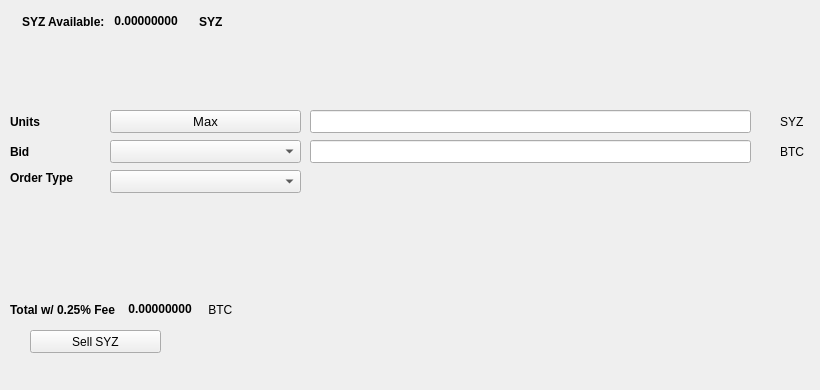
   <widget class="QWidget" name="SellTab">
    <attribute name="title">
     <string>Sell</string>
    </attribute>
    <widget class="QLabel" name="label_16">
     <property name="geometry">
      <rect>
       <x>780</x>
       <y>140</y>
       <width>31</width>
       <height>23</height>
      </rect>
     </property>
     <property name="text">
      <string>BTC</string>
     </property>
    </widget>
    <widget class="QComboBox" name="SellBidcomboBox">
     <property name="geometry">
      <rect>
       <x>110</x>
       <y>140</y>
       <width>191</width>
       <height>23</height>
      </rect>
     </property>
     <property name="font">
      <font>
       <pointsize>10</pointsize>
      </font>
     </property>
    </widget>
    <widget class="QLabel" name="label_18">
     <property name="geometry">
      <rect>
       <x>10</x>
       <y>110</y>
       <width>46</width>
       <height>23</height>
      </rect>
     </property>
     <property name="font">
      <font>
       <weight>75</weight>
       <bold>true</bold>
      </font>
     </property>
     <property name="text">
      <string>Units</string>
     </property>
    </widget>
    <widget class="QPushButton" name="Sell_Max_Amount">
     <property name="geometry">
      <rect>
       <x>110</x>
       <y>110</y>
       <width>191</width>
       <height>23</height>
      </rect>
     </property>
     <property name="font">
      <font>
       <pointsize>10</pointsize>
      </font>
     </property>
     <property name="text">
      <string>Max</string>
     </property>
    </widget>
    <widget class="QLabel" name="label_20">
     <property name="geometry">
      <rect>
       <x>10</x>
       <y>170</y>
       <width>91</width>
       <height>16</height>
      </rect>
     </property>
     <property name="font">
      <font>
       <weight>75</weight>
       <bold>true</bold>
      </font>
     </property>
     <property name="text">
      <string>Order Type</string>
     </property>
    </widget>
    <widget class="QComboBox" name="SellOrdertypeCombo">
     <property name="geometry">
      <rect>
       <x>110</x>
       <y>170</y>
       <width>191</width>
       <height>23</height>
      </rect>
     </property>
     <property name="font">
      <font>
       <pointsize>10</pointsize>
      </font>
     </property>
    </widget>
    <widget class="QLabel" name="label_21">
     <property name="geometry">
      <rect>
       <x>10</x>
       <y>140</y>
       <width>46</width>
       <height>23</height>
      </rect>
     </property>
     <property name="font">
      <font>
       <weight>75</weight>
       <bold>true</bold>
      </font>
     </property>
     <property name="text">
      <string>Bid</string>
     </property>
    </widget>
    <widget class="QLabel" name="label_22">
     <property name="geometry">
      <rect>
       <x>780</x>
       <y>110</y>
       <width>31</width>
       <height>23</height>
      </rect>
     </property>
     <property name="text">
      <string>SYZ</string>
     </property>
    </widget>
    <widget class="QLineEdit" name="UnitsInputSYZ">
     <property name="geometry">
      <rect>
       <x>310</x>
       <y>110</y>
       <width>441</width>
       <height>23</height>
      </rect>
     </property>
     <property name="font">
      <font>
       <pointsize>9</pointsize>
       <weight>75</weight>
       <bold>true</bold>
      </font>
     </property>
    </widget>
    <widget class="QLineEdit" name="SellBidPriceEdit">
     <property name="geometry">
      <rect>
       <x>310</x>
       <y>140</y>
       <width>441</width>
       <height>23</height>
      </rect>
     </property>
     <property name="font">
      <font>
       <pointsize>9</pointsize>
       <weight>75</weight>
       <bold>true</bold>
      </font>
     </property>
    </widget>
    <widget class="QPushButton" name="SellSYZBTN">
     <property name="geometry">
      <rect>
       <x>30</x>
       <y>330</y>
       <width>131</width>
       <height>23</height>
      </rect>
     </property>
     <property name="text">
      <string>Sell SYZ</string>
     </property>
     <property name="icon">
      <iconset resource="../soyuz3">
       <normaloff>:/icons/bitcoin</normaloff>:/icons/bitcoin</iconset>
     </property>
    </widget>
    <widget class="QWidget" name="layoutWidget3">
     <property name="geometry">
      <rect>
       <x>22</x>
       <y>12</y>
       <width>258</width>
       <height>19</height>
      </rect>
     </property>
     <layout class="QHBoxLayout" name="horizontalLayout">
      <item>
       <widget class="QLabel" name="label232_2">
        <property name="font">
         <font>
          <weight>75</weight>
          <bold>true</bold>
         </font>
        </property>
        <property name="text">
         <string>SYZ Available:</string>
        </property>
       </widget>
      </item>
      <item>
       <widget class="QLabel" name="SYZAvailableLabel">
        <property name="palette">
         <palette>
          <active>
           <colorrole role="WindowText">
            <brush brushstyle="SolidPattern">
             <color alpha="255">
              <red>0</red>
              <green>0</green>
              <blue>0</blue>
             </color>
            </brush>
           </colorrole>
           <colorrole role="Button">
            <brush brushstyle="SolidPattern">
             <color alpha="255">
              <red>0</red>
              <green>170</green>
              <blue>0</blue>
             </color>
            </brush>
           </colorrole>
           <colorrole role="Light">
            <brush brushstyle="SolidPattern">
             <color alpha="255">
              <red>0</red>
              <green>255</green>
              <blue>0</blue>
             </color>
            </brush>
           </colorrole>
           <colorrole role="Midlight">
            <brush brushstyle="SolidPattern">
             <color alpha="255">
              <red>0</red>
              <green>212</green>
              <blue>0</blue>
             </color>
            </brush>
           </colorrole>
           <colorrole role="Dark">
            <brush brushstyle="SolidPattern">
             <color alpha="255">
              <red>0</red>
              <green>85</green>
              <blue>0</blue>
             </color>
            </brush>
           </colorrole>
           <colorrole role="Mid">
            <brush brushstyle="SolidPattern">
             <color alpha="255">
              <red>0</red>
              <green>113</green>
              <blue>0</blue>
             </color>
            </brush>
           </colorrole>
           <colorrole role="Text">
            <brush brushstyle="SolidPattern">
             <color alpha="255">
              <red>0</red>
              <green>170</green>
              <blue>0</blue>
             </color>
            </brush>
           </colorrole>
           <colorrole role="BrightText">
            <brush brushstyle="SolidPattern">
             <color alpha="255">
              <red>255</red>
              <green>255</green>
              <blue>255</blue>
             </color>
            </brush>
           </colorrole>
           <colorrole role="ButtonText">
            <brush brushstyle="SolidPattern">
             <color alpha="255">
              <red>0</red>
              <green>0</green>
              <blue>0</blue>
             </color>
            </brush>
           </colorrole>
           <colorrole role="Base">
            <brush brushstyle="SolidPattern">
             <color alpha="255">
              <red>255</red>
              <green>255</green>
              <blue>255</blue>
             </color>
            </brush>
           </colorrole>
           <colorrole role="Window">
            <brush brushstyle="SolidPattern">
             <color alpha="255">
              <red>0</red>
              <green>170</green>
              <blue>0</blue>
             </color>
            </brush>
           </colorrole>
           <colorrole role="Shadow">
            <brush brushstyle="SolidPattern">
             <color alpha="255">
              <red>0</red>
              <green>0</green>
              <blue>0</blue>
             </color>
            </brush>
           </colorrole>
           <colorrole role="AlternateBase">
            <brush brushstyle="SolidPattern">
             <color alpha="255">
              <red>127</red>
              <green>212</green>
              <blue>127</blue>
             </color>
            </brush>
           </colorrole>
           <colorrole role="ToolTipBase">
            <brush brushstyle="SolidPattern">
             <color alpha="255">
              <red>255</red>
              <green>255</green>
              <blue>220</blue>
             </color>
            </brush>
           </colorrole>
           <colorrole role="ToolTipText">
            <brush brushstyle="SolidPattern">
             <color alpha="255">
              <red>0</red>
              <green>0</green>
              <blue>0</blue>
             </color>
            </brush>
           </colorrole>
          </active>
          <inactive>
           <colorrole role="WindowText">
            <brush brushstyle="SolidPattern">
             <color alpha="255">
              <red>0</red>
              <green>0</green>
              <blue>0</blue>
             </color>
            </brush>
           </colorrole>
           <colorrole role="Button">
            <brush brushstyle="SolidPattern">
             <color alpha="255">
              <red>0</red>
              <green>170</green>
              <blue>0</blue>
             </color>
            </brush>
           </colorrole>
           <colorrole role="Light">
            <brush brushstyle="SolidPattern">
             <color alpha="255">
              <red>0</red>
              <green>255</green>
              <blue>0</blue>
             </color>
            </brush>
           </colorrole>
           <colorrole role="Midlight">
            <brush brushstyle="SolidPattern">
             <color alpha="255">
              <red>0</red>
              <green>212</green>
              <blue>0</blue>
             </color>
            </brush>
           </colorrole>
           <colorrole role="Dark">
            <brush brushstyle="SolidPattern">
             <color alpha="255">
              <red>0</red>
              <green>85</green>
              <blue>0</blue>
             </color>
            </brush>
           </colorrole>
           <colorrole role="Mid">
            <brush brushstyle="SolidPattern">
             <color alpha="255">
              <red>0</red>
              <green>113</green>
              <blue>0</blue>
             </color>
            </brush>
           </colorrole>
           <colorrole role="Text">
            <brush brushstyle="SolidPattern">
             <color alpha="255">
              <red>0</red>
              <green>170</green>
              <blue>0</blue>
             </color>
            </brush>
           </colorrole>
           <colorrole role="BrightText">
            <brush brushstyle="SolidPattern">
             <color alpha="255">
              <red>255</red>
              <green>255</green>
              <blue>255</blue>
             </color>
            </brush>
           </colorrole>
           <colorrole role="ButtonText">
            <brush brushstyle="SolidPattern">
             <color alpha="255">
              <red>0</red>
              <green>0</green>
              <blue>0</blue>
             </color>
            </brush>
           </colorrole>
           <colorrole role="Base">
            <brush brushstyle="SolidPattern">
             <color alpha="255">
              <red>255</red>
              <green>255</green>
              <blue>255</blue>
             </color>
            </brush>
           </colorrole>
           <colorrole role="Window">
            <brush brushstyle="SolidPattern">
             <color alpha="255">
              <red>0</red>
              <green>170</green>
              <blue>0</blue>
             </color>
            </brush>
           </colorrole>
           <colorrole role="Shadow">
            <brush brushstyle="SolidPattern">
             <color alpha="255">
              <red>0</red>
              <green>0</green>
              <blue>0</blue>
             </color>
            </brush>
           </colorrole>
           <colorrole role="AlternateBase">
            <brush brushstyle="SolidPattern">
             <color alpha="255">
              <red>127</red>
              <green>212</green>
              <blue>127</blue>
             </color>
            </brush>
           </colorrole>
           <colorrole role="ToolTipBase">
            <brush brushstyle="SolidPattern">
             <color alpha="255">
              <red>255</red>
              <green>255</green>
              <blue>220</blue>
             </color>
            </brush>
           </colorrole>
           <colorrole role="ToolTipText">
            <brush brushstyle="SolidPattern">
             <color alpha="255">
              <red>0</red>
              <green>0</green>
              <blue>0</blue>
             </color>
            </brush>
           </colorrole>
          </inactive>
          <disabled>
           <colorrole role="WindowText">
            <brush brushstyle="SolidPattern">
             <color alpha="255">
              <red>0</red>
              <green>85</green>
              <blue>0</blue>
             </color>
            </brush>
           </colorrole>
           <colorrole role="Button">
            <brush brushstyle="SolidPattern">
             <color alpha="255">
              <red>0</red>
              <green>170</green>
              <blue>0</blue>
             </color>
            </brush>
           </colorrole>
           <colorrole role="Light">
            <brush brushstyle="SolidPattern">
             <color alpha="255">
              <red>0</red>
              <green>255</green>
              <blue>0</blue>
             </color>
            </brush>
           </colorrole>
           <colorrole role="Midlight">
            <brush brushstyle="SolidPattern">
             <color alpha="255">
              <red>0</red>
              <green>212</green>
              <blue>0</blue>
             </color>
            </brush>
           </colorrole>
           <colorrole role="Dark">
            <brush brushstyle="SolidPattern">
             <color alpha="255">
              <red>0</red>
              <green>85</green>
              <blue>0</blue>
             </color>
            </brush>
           </colorrole>
           <colorrole role="Mid">
            <brush brushstyle="SolidPattern">
             <color alpha="255">
              <red>0</red>
              <green>113</green>
              <blue>0</blue>
             </color>
            </brush>
           </colorrole>
           <colorrole role="Text">
            <brush brushstyle="SolidPattern">
             <color alpha="255">
              <red>0</red>
              <green>85</green>
              <blue>0</blue>
             </color>
            </brush>
           </colorrole>
           <colorrole role="BrightText">
            <brush brushstyle="SolidPattern">
             <color alpha="255">
              <red>255</red>
              <green>255</green>
              <blue>255</blue>
             </color>
            </brush>
           </colorrole>
           <colorrole role="ButtonText">
            <brush brushstyle="SolidPattern">
             <color alpha="255">
              <red>0</red>
              <green>85</green>
              <blue>0</blue>
             </color>
            </brush>
           </colorrole>
           <colorrole role="Base">
            <brush brushstyle="SolidPattern">
             <color alpha="255">
              <red>0</red>
              <green>170</green>
              <blue>0</blue>
             </color>
            </brush>
           </colorrole>
           <colorrole role="Window">
            <brush brushstyle="SolidPattern">
             <color alpha="255">
              <red>0</red>
              <green>170</green>
              <blue>0</blue>
             </color>
            </brush>
           </colorrole>
           <colorrole role="Shadow">
            <brush brushstyle="SolidPattern">
             <color alpha="255">
              <red>0</red>
              <green>0</green>
              <blue>0</blue>
             </color>
            </brush>
           </colorrole>
           <colorrole role="AlternateBase">
            <brush brushstyle="SolidPattern">
             <color alpha="255">
              <red>0</red>
              <green>170</green>
              <blue>0</blue>
             </color>
            </brush>
           </colorrole>
           <colorrole role="ToolTipBase">
            <brush brushstyle="SolidPattern">
             <color alpha="255">
              <red>255</red>
              <green>255</green>
              <blue>220</blue>
             </color>
            </brush>
           </colorrole>
           <colorrole role="ToolTipText">
            <brush brushstyle="SolidPattern">
             <color alpha="255">
              <red>0</red>
              <green>0</green>
              <blue>0</blue>
             </color>
            </brush>
           </colorrole>
          </disabled>
         </palette>
        </property>
        <property name="font">
         <font>
          <weight>75</weight>
          <bold>true</bold>
         </font>
        </property>
        <property name="text">
         <string> 0.00000000 </string>
        </property>
        <property name="textInteractionFlags">
         <set>Qt::LinksAccessibleByMouse|Qt::TextSelectableByKeyboard|Qt::TextSelectableByMouse</set>
        </property>
       </widget>
      </item>
      <item>
       <widget class="QLabel" name="labelSYZ">
        <property name="font">
         <font>
          <weight>75</weight>
          <bold>true</bold>
         </font>
        </property>
        <property name="text">
         <string>SYZ</string>
        </property>
       </widget>
      </item>
     </layout>
    </widget>
    <widget class="QWidget" name="layoutWidget">
     <property name="geometry">
      <rect>
       <x>10</x>
       <y>300</y>
       <width>268</width>
       <height>19</height>
      </rect>
     </property>
     <layout class="QHBoxLayout" name="horizontalLayout_2">
      <item>
       <widget class="QLabel" name="label_19">
        <property name="font">
         <font>
          <weight>75</weight>
          <bold>true</bold>
         </font>
        </property>
        <property name="text">
         <string>Total w/ 0.25% Fee </string>
        </property>
       </widget>
      </item>
      <item>
       <widget class="QLabel" name="SellCostLabel">
        <property name="palette">
         <palette>
          <active>
           <colorrole role="WindowText">
            <brush brushstyle="SolidPattern">
             <color alpha="255">
              <red>0</red>
              <green>0</green>
              <blue>0</blue>
             </color>
            </brush>
           </colorrole>
           <colorrole role="Button">
            <brush brushstyle="SolidPattern">
             <color alpha="255">
              <red>0</red>
              <green>170</green>
              <blue>0</blue>
             </color>
            </brush>
           </colorrole>
           <colorrole role="Light">
            <brush brushstyle="SolidPattern">
             <color alpha="255">
              <red>0</red>
              <green>255</green>
              <blue>0</blue>
             </color>
            </brush>
           </colorrole>
           <colorrole role="Midlight">
            <brush brushstyle="SolidPattern">
             <color alpha="255">
              <red>0</red>
              <green>212</green>
              <blue>0</blue>
             </color>
            </brush>
           </colorrole>
           <colorrole role="Dark">
            <brush brushstyle="SolidPattern">
             <color alpha="255">
              <red>0</red>
              <green>85</green>
              <blue>0</blue>
             </color>
            </brush>
           </colorrole>
           <colorrole role="Mid">
            <brush brushstyle="SolidPattern">
             <color alpha="255">
              <red>0</red>
              <green>113</green>
              <blue>0</blue>
             </color>
            </brush>
           </colorrole>
           <colorrole role="Text">
            <brush brushstyle="SolidPattern">
             <color alpha="255">
              <red>0</red>
              <green>170</green>
              <blue>0</blue>
             </color>
            </brush>
           </colorrole>
           <colorrole role="BrightText">
            <brush brushstyle="SolidPattern">
             <color alpha="255">
              <red>255</red>
              <green>255</green>
              <blue>255</blue>
             </color>
            </brush>
           </colorrole>
           <colorrole role="ButtonText">
            <brush brushstyle="SolidPattern">
             <color alpha="255">
              <red>0</red>
              <green>0</green>
              <blue>0</blue>
             </color>
            </brush>
           </colorrole>
           <colorrole role="Base">
            <brush brushstyle="SolidPattern">
             <color alpha="255">
              <red>255</red>
              <green>255</green>
              <blue>255</blue>
             </color>
            </brush>
           </colorrole>
           <colorrole role="Window">
            <brush brushstyle="SolidPattern">
             <color alpha="255">
              <red>0</red>
              <green>170</green>
              <blue>0</blue>
             </color>
            </brush>
           </colorrole>
           <colorrole role="Shadow">
            <brush brushstyle="SolidPattern">
             <color alpha="255">
              <red>0</red>
              <green>0</green>
              <blue>0</blue>
             </color>
            </brush>
           </colorrole>
           <colorrole role="AlternateBase">
            <brush brushstyle="SolidPattern">
             <color alpha="255">
              <red>127</red>
              <green>212</green>
              <blue>127</blue>
             </color>
            </brush>
           </colorrole>
           <colorrole role="ToolTipBase">
            <brush brushstyle="SolidPattern">
             <color alpha="255">
              <red>255</red>
              <green>255</green>
              <blue>220</blue>
             </color>
            </brush>
           </colorrole>
           <colorrole role="ToolTipText">
            <brush brushstyle="SolidPattern">
             <color alpha="255">
              <red>0</red>
              <green>0</green>
              <blue>0</blue>
             </color>
            </brush>
           </colorrole>
          </active>
          <inactive>
           <colorrole role="WindowText">
            <brush brushstyle="SolidPattern">
             <color alpha="255">
              <red>0</red>
              <green>0</green>
              <blue>0</blue>
             </color>
            </brush>
           </colorrole>
           <colorrole role="Button">
            <brush brushstyle="SolidPattern">
             <color alpha="255">
              <red>0</red>
              <green>170</green>
              <blue>0</blue>
             </color>
            </brush>
           </colorrole>
           <colorrole role="Light">
            <brush brushstyle="SolidPattern">
             <color alpha="255">
              <red>0</red>
              <green>255</green>
              <blue>0</blue>
             </color>
            </brush>
           </colorrole>
           <colorrole role="Midlight">
            <brush brushstyle="SolidPattern">
             <color alpha="255">
              <red>0</red>
              <green>212</green>
              <blue>0</blue>
             </color>
            </brush>
           </colorrole>
           <colorrole role="Dark">
            <brush brushstyle="SolidPattern">
             <color alpha="255">
              <red>0</red>
              <green>85</green>
              <blue>0</blue>
             </color>
            </brush>
           </colorrole>
           <colorrole role="Mid">
            <brush brushstyle="SolidPattern">
             <color alpha="255">
              <red>0</red>
              <green>113</green>
              <blue>0</blue>
             </color>
            </brush>
           </colorrole>
           <colorrole role="Text">
            <brush brushstyle="SolidPattern">
             <color alpha="255">
              <red>0</red>
              <green>170</green>
              <blue>0</blue>
             </color>
            </brush>
           </colorrole>
           <colorrole role="BrightText">
            <brush brushstyle="SolidPattern">
             <color alpha="255">
              <red>255</red>
              <green>255</green>
              <blue>255</blue>
             </color>
            </brush>
           </colorrole>
           <colorrole role="ButtonText">
            <brush brushstyle="SolidPattern">
             <color alpha="255">
              <red>0</red>
              <green>0</green>
              <blue>0</blue>
             </color>
            </brush>
           </colorrole>
           <colorrole role="Base">
            <brush brushstyle="SolidPattern">
             <color alpha="255">
              <red>255</red>
              <green>255</green>
              <blue>255</blue>
             </color>
            </brush>
           </colorrole>
           <colorrole role="Window">
            <brush brushstyle="SolidPattern">
             <color alpha="255">
              <red>0</red>
              <green>170</green>
              <blue>0</blue>
             </color>
            </brush>
           </colorrole>
           <colorrole role="Shadow">
            <brush brushstyle="SolidPattern">
             <color alpha="255">
              <red>0</red>
              <green>0</green>
              <blue>0</blue>
             </color>
            </brush>
           </colorrole>
           <colorrole role="AlternateBase">
            <brush brushstyle="SolidPattern">
             <color alpha="255">
              <red>127</red>
              <green>212</green>
              <blue>127</blue>
             </color>
            </brush>
           </colorrole>
           <colorrole role="ToolTipBase">
            <brush brushstyle="SolidPattern">
             <color alpha="255">
              <red>255</red>
              <green>255</green>
              <blue>220</blue>
             </color>
            </brush>
           </colorrole>
           <colorrole role="ToolTipText">
            <brush brushstyle="SolidPattern">
             <color alpha="255">
              <red>0</red>
              <green>0</green>
              <blue>0</blue>
             </color>
            </brush>
           </colorrole>
          </inactive>
          <disabled>
           <colorrole role="WindowText">
            <brush brushstyle="SolidPattern">
             <color alpha="255">
              <red>0</red>
              <green>85</green>
              <blue>0</blue>
             </color>
            </brush>
           </colorrole>
           <colorrole role="Button">
            <brush brushstyle="SolidPattern">
             <color alpha="255">
              <red>0</red>
              <green>170</green>
              <blue>0</blue>
             </color>
            </brush>
           </colorrole>
           <colorrole role="Light">
            <brush brushstyle="SolidPattern">
             <color alpha="255">
              <red>0</red>
              <green>255</green>
              <blue>0</blue>
             </color>
            </brush>
           </colorrole>
           <colorrole role="Midlight">
            <brush brushstyle="SolidPattern">
             <color alpha="255">
              <red>0</red>
              <green>212</green>
              <blue>0</blue>
             </color>
            </brush>
           </colorrole>
           <colorrole role="Dark">
            <brush brushstyle="SolidPattern">
             <color alpha="255">
              <red>0</red>
              <green>85</green>
              <blue>0</blue>
             </color>
            </brush>
           </colorrole>
           <colorrole role="Mid">
            <brush brushstyle="SolidPattern">
             <color alpha="255">
              <red>0</red>
              <green>113</green>
              <blue>0</blue>
             </color>
            </brush>
           </colorrole>
           <colorrole role="Text">
            <brush brushstyle="SolidPattern">
             <color alpha="255">
              <red>0</red>
              <green>85</green>
              <blue>0</blue>
             </color>
            </brush>
           </colorrole>
           <colorrole role="BrightText">
            <brush brushstyle="SolidPattern">
             <color alpha="255">
              <red>255</red>
              <green>255</green>
              <blue>255</blue>
             </color>
            </brush>
           </colorrole>
           <colorrole role="ButtonText">
            <brush brushstyle="SolidPattern">
             <color alpha="255">
              <red>0</red>
              <green>85</green>
              <blue>0</blue>
             </color>
            </brush>
           </colorrole>
           <colorrole role="Base">
            <brush brushstyle="SolidPattern">
             <color alpha="255">
              <red>0</red>
              <green>170</green>
              <blue>0</blue>
             </color>
            </brush>
           </colorrole>
           <colorrole role="Window">
            <brush brushstyle="SolidPattern">
             <color alpha="255">
              <red>0</red>
              <green>170</green>
              <blue>0</blue>
             </color>
            </brush>
           </colorrole>
           <colorrole role="Shadow">
            <brush brushstyle="SolidPattern">
             <color alpha="255">
              <red>0</red>
              <green>0</green>
              <blue>0</blue>
             </color>
            </brush>
           </colorrole>
           <colorrole role="AlternateBase">
            <brush brushstyle="SolidPattern">
             <color alpha="255">
              <red>0</red>
              <green>170</green>
              <blue>0</blue>
             </color>
            </brush>
           </colorrole>
           <colorrole role="ToolTipBase">
            <brush brushstyle="SolidPattern">
             <color alpha="255">
              <red>255</red>
              <green>255</green>
              <blue>220</blue>
             </color>
            </brush>
           </colorrole>
           <colorrole role="ToolTipText">
            <brush brushstyle="SolidPattern">
             <color alpha="255">
              <red>0</red>
              <green>0</green>
              <blue>0</blue>
             </color>
            </brush>
           </colorrole>
          </disabled>
         </palette>
        </property>
        <property name="font">
         <font>
          <weight>75</weight>
          <bold>true</bold>
         </font>
        </property>
        <property name="autoFillBackground">
         <bool>false</bool>
        </property>
        <property name="text">
         <string> 0.00000000</string>
        </property>
        <property name="textInteractionFlags">
         <set>Qt::LinksAccessibleByMouse|Qt::TextSelectableByMouse</set>
        </property>
       </widget>
      </item>
      <item>
       <widget class="QLabel" name="label_17">
        <property name="font">
         <font>
          <weight>50</weight>
          <bold>false</bold>
         </font>
        </property>
        <property name="text">
         <string> BTC</string>
        </property>
       </widget>
      </item>
     </layout>
    </widget>
    <widget class="QLabel" name="label_23">
     <property name="geometry">
      <rect>
       <x>460</x>
       <y>300</y>
       <width>281</width>
       <height>81</height>
      </rect>
     </property>
     <property name="text">
      <string/>
     </property>
     <property name="pixmap">
      <pixmap>:/images/bittrex</pixmap>
     </property>
    </widget>
   </widget>
